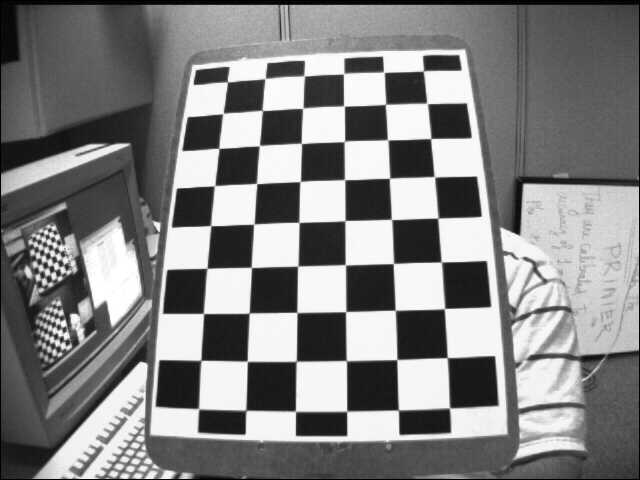
#> input picture Section_2_Object_Detection/openCV/left12.jpg, 640 x 480 px
$ python undistort.py
#> lines starting #> are read from the running program, lines starting #| are printed output that depends on the picture; after the words box and inside, x2 and y2 are one past the last pixel; in counts of white or black regions, pixels touching at a corner belong together
import numpy as np
import cv2


# termination criteria
criteria = (cv2.TERM_CRITERIA_EPS + cv2.TERM_CRITERIA_MAX_ITER, 30, 0.001)

# prepare object points, like (0,0,0), (1,0,0), (2,0,0) ....,(6,5,0)
objp = np.zeros((6*7,3), np.float32)
objp[:,:2] = np.mgrid[0:7,0:6].T.reshape(-1,2)

# Arrays to store object points and image points from all the images.
objpoints = [] # 3d point in real world space
imgpoints = [] # 2d points in image plane.

fname = "left12.jpg"

img = cv2.imread(fname)
#> img is the input picture: shape (480, 640, 3); min 0, max 255, mean 129.5
gray = cv2.cvtColor(img,cv2.COLOR_BGR2GRAY)

# Find the chess board corners
ret, corners = cv2.findChessboardCorners(gray, (7,6),None)
#> ret = True; corners = 42 rows, first 8: [423.1, 71.24], [426.8, 103.1], [430.8, 138.6], [434.5, 176.8], [437.8, 218.3], [441.1, 262], [444.4, 308.6], [383.7, 72.08]
print("Hello, are you there?")

print(fname + " : " + str(ret))
#| left12.jpg : True

# If found, add object points, image points (after refining them)
if ret == True:
    print("Found it!!")
    objpoints.append(objp)

    print(fname)
    print(ret)
#| True

    print("#################################")

    corners2 = cv2.cornerSubPix(gray,corners,(11,11),(-1,-1),criteria)
#> corners2 = 42 rows, first 8: [423.5, 70.89], [427.2, 103.4], [430.7, 138.5], [434.3, 176.7], [437.9, 218.1], [441.4, 261.9], [444.5, 308.6], [383.9, 72.21]
    imgpoints.append(corners2)

    # Draw and display the corners
    img = cv2.drawChessboardCorners(img, (7,6), corners2,ret)
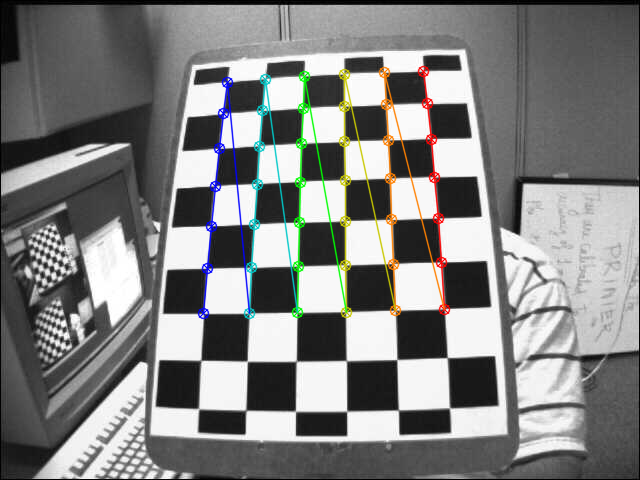
#> img: shape (480, 640, 3); 3.64% of pixels changed, all inside (x1, y1, x2, y2) = (197, 65, 451, 320)
    aa = "outputs/img" + str(1) + ".png"
    cv2.imwrite(aa,img)   # originally cvs.imshow("img",img), this does not seem work here, so I save it
    # cv2.waitKey(500)


ret, mtx, dist, rvecs, tvecs = cv2.calibrateCamera(objpoints, imgpoints, gray.shape[::-1],None,None)
#> ret = 0.164; mtx = [[611.9, 0, 335], [0, 629.8, 233.3], [0, 0, 1]]; dist = [[-0.393, 0.998, -0.00118, 0.00795, -9.74]]; rvecs = ([-0.294, 0.402, 1.53],); tvecs = ([2.21, -3.93, 14.79],)

# undistortion
img = cv2.imread('left12.jpg')
h,  w = img.shape[:2]
#> h = 480; w = 640
newcameramtx, roi = cv2.getOptimalNewCameraMatrix(mtx, dist, (w,h), 1, (w,h))
#> newcameramtx = [[290.2, 0, 158.9], [0, 151.4, 399], [0, 0, 1]]; roi = (0, 343, 303, 115)

# undistort: method 1 (easiest)
dst = cv2.undistort(img, mtx, dist, None, newcameramtx)
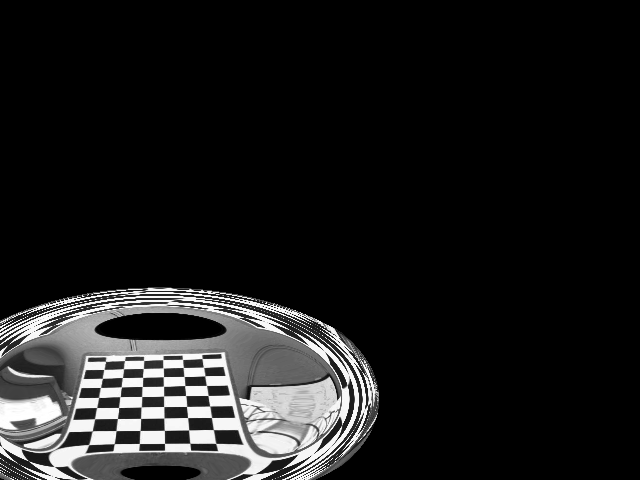
#> dst: shape (480, 640, 3); min 0, max 255, mean 27.7
# crop the image
x, y, w, h = roi
#> x = 0; y = 343; w = 303; h = 115
dst = dst[y:y+h, x:x+w]
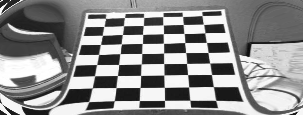
#> dst: shape (115, 303, 3); min 11, max 255, mean 141.5
cv2.imwrite('calibresult.png', dst)


# undistort
mapx, mapy = cv2.initUndistortRectifyMap(mtx, dist, None, newcameramtx, (w,h), 5)
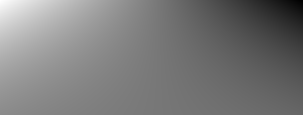
#> mapx: shape (115, 303) float32; min -1076870.2, max 1224700.4, mean 28303.3; drawn with min black and max white
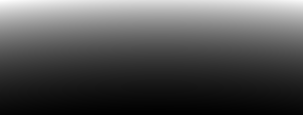
#> mapy: shape (115, 303) float32; min 499985, max 6066654, mean 2288540.8; drawn with min black and max white
dst = cv2.remap(img, mapx, mapy, cv2.INTER_LINEAR)
#> dst: shape (115, 303, 3); every value is 0
# crop the image
x, y, w, h = roi
dst = dst[y:y+h, x:x+w]
#> dst = empty array
cv2.imwrite('calibresult.png', dst)
